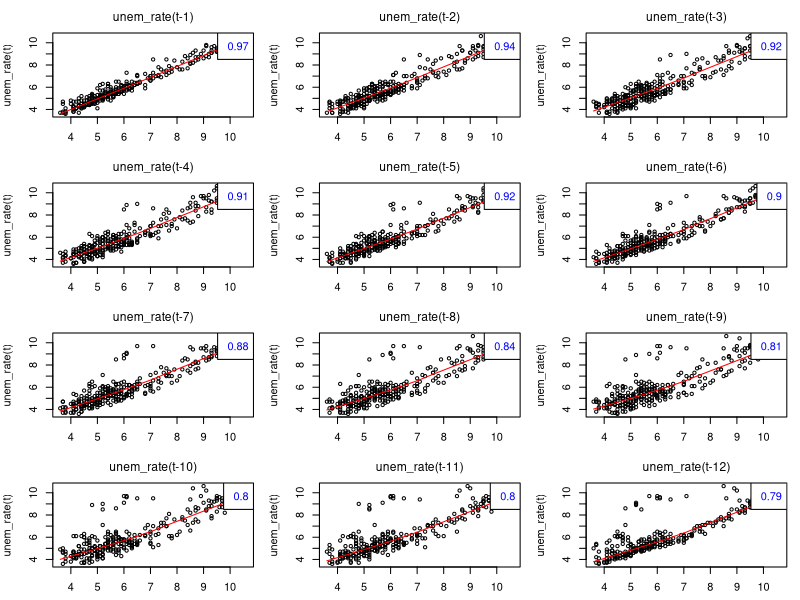

Here is the R script that generated this plot:
## Packages
library(ggplot2)
library(plyr)
library(scales)


## Read in data
econ = read.csv("Data/Unemployment.csv")
usa  = read.csv("Data/US Congress and Recession Data.csv")

## Subset data from Jan 1993 to Dec 2015
econ = na.omit(econ)
dta = na.omit(join(econ, usa, by = "date"))
dta$date = as.Date(dta$date)

## Custom ggplot theme
theme_stat = function() {
  theme(
    plot.title          = element_text(size = 14, face = "bold"),
    panel.background    = element_rect(fill = NA),
    panel.grid.major    = element_line(color = "gray", size = .2),
    panel.border        = element_rect(color = "gray", fill = NA, size = .2),
    axis.ticks          = element_line(size = 0),
    axis.text           = element_text(color = "black"),
    axis.title.x        = element_text(size = 12, color = "black"),
    axis.title.y        = element_text(size = 12, color = "black")
  )
}

## Base plot
g0 = ggplot(dta)

## Summarise dates of office 
pres = ddply(dta, .(pres), summarise, enter = min(date), exit = max(date))

## Plot presidential terms
g1 = g0 + geom_rect(aes(xmin = enter, xmax = exit, ymin = 0, ymax = .12, fill = pres), 
            alpha = .2, data = pres)

## Plot recession dates
g2 = g1 + 
  geom_rect(aes(xmin = as.Date("2001-03-01"), xmax = as.Date("2001-11-01"), 
                ymin = 0, ymax = .12), color = NA, fill = "gray", alpha = .2) +
  geom_rect(aes(xmin = as.Date("2007-12-01"), xmax = as.Date("2009-06-01"), 
                ymin = 0, ymax = .12), color = NA, fill = "gray", alpha = .2)

## Overlay unemployment rate
g3 = g2 + 
geom_line(aes(x = date, y = unem_rate/100)) +
  scale_x_date("Year", expand = c(0,0)) +
  scale_y_continuous("Unemployment Rate", labels = percent, expand=c(0,0)) +
  scale_fill_discrete("President") +
  ggtitle("Unemployment Rate\n(Jan 93' - Dec 15')") +
  theme_stat()

## Remove seasonal component, plot trend
unem.decom = decompose(ts(data = dta$unem_rate, start = c(1993,1), frequency = 12), type = "additive")

g4 = g2 + 
  geom_line(aes(x = date, y = unem.decom$trend/100)) +
  scale_x_date("Year", expand = c(0,0)) +
  scale_y_continuous("Unemployment Rate", labels = percent, expand=c(0,0)) +
  scale_fill_discrete("President") +
  ggtitle("Seasonally Adjusted Unemployment Rate\n(Jan 93' - Dec 15')") +
  theme_stat()

## Lag Plot
## Borrowed from StackOverflow: http://stackoverflow.com/questions/21524600/
lag.plot1 = function(data1, max.lag = 1, corr = TRUE, smooth = FALSE) { 
  name1 = paste(deparse(substitute(data1)), "(t-", sep = "")
  name2 = paste(deparse(substitute(data1)), "(t)", sep = "")
  data1 = as.ts(data1)
  max.lag = as.integer(max.lag)
  prow = ceiling(sqrt(max.lag))
  pcol = ceiling(max.lag / prow)
  a = acf(data1, max.lag, plot = FALSE)$acf[-1]
  par(mfrow = c(prow, pcol), mar = c(2.5, 4, 2.5, 1), cex.main = 1.1, font.main = 1)
  for(h in 1:max.lag) {                       
    plot(lag(data1, -h), data1, xy.labels = FALSE, main = paste(name1, h, ")",sep = ""), 
         ylab = name2, xlab = "") 
    if (smooth == TRUE) 
      lines(lowess(ts.intersect(lag(data1, -h), data1)[, 1], ts.intersect(lag(data1, -h), data1)[, 2],
                   f = 1), col = "red")
    if (corr == TRUE)
      legend("topright", legend = round(a[h], digits = 2), text.col = "blue", bg = "white", x.intersp = 0)
  }
}

with(econ, lag.plot1(unem_rate, 12, smooth = TRUE))

